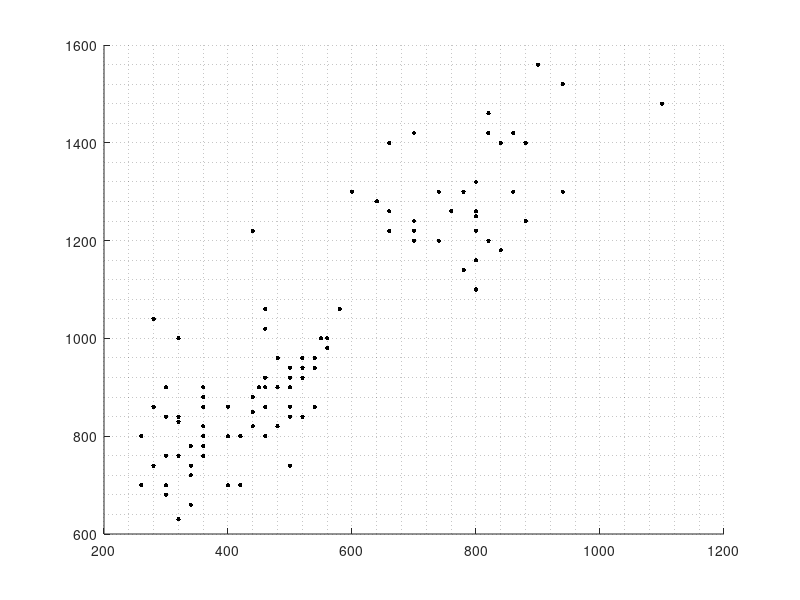

The MATLAB source for this figure: (Note: this script raises an error after producing the figure.)
%% K-means

clear all
close all
myGreen = [0 0.5 0];

a_total = load('a.txt');
o_total = load('o.txt');
u_total = load('u.txt');

%% Separo en test y train
% a
ind_perm = randperm(length(a_total));	% Entreno en cada corrida con otras muestras
a_train = a_total(ind_perm(1:35),1:2);
a_test = a_total(ind_perm(36:end),1:2);
% o
ind_perm = randperm(length(o_total));	% Entreno en cada corrida con otras muestras
o_train = o_total(ind_perm(1:35),1:2);
o_test = o_total(ind_perm(36:end),1:2);
% u
ind_perm = randperm(length(u_total));	% Entreno en cada corrida con otras muestras
u_train = u_total(ind_perm(1:35),1:2);
u_test = u_total(ind_perm(36:end),1:2);

%% Gráficos conjunto de puntos
train = [a_train;o_train;u_train];

% Hago el 'scatter' de las muestras sin clasificar
figure
hold on
plot(train(:,1), train(:,2),'k.', 'MarkerSize', 10)
grid minor
close

%% Entrenamiento:
%1) inicialización con puntos: usar 5 puntos de train con etiquetas para inicializar la media:
% Inicialización supervisada
%[a,b,c,d,e,f,g,h,i] = inicializacion(train, [5], length(a_train));
% Inicialización no supervisada (random)
[a,b,c,d,e,f,g,h,i] = inicializacion(train, [5;'r'], length(a_train));

covg = d + e + f / 3;

%% iteraciones:
% Medias de las clases
ma = a;
mo = b;
mu = c;

% Label
real_label = [ones(length(a_train),1);2*ones(length(o_train),1);3*ones(length(u_train),1)];

distorsion(1) = 600;		% La distorsión inicial pongo inf para que arranque el algoritmo
distorsion(2) = 400;	% Siendo la segunda MUY grande
n = 2;									% Se inicializa con 2 porque ya cargué 2 distorsiones
limdist = 0.01;

%% Preparo el gráfico

figure(1); hold on;
% Medias con X
plot(ma(1),ma(2), 'rx','MarkerSize',10);
plot(mo(1),mo(2),'x','color',myGreen,'MarkerSize',10);
plot(mu(1),mu(2), 'bx','MarkerSize',10);
% Puntos bien clasificados
plot(train(:,1).*(real_label==1), train(:,2).*(real_label==1), 'r.', 'MarkerSize',10);
plot(train(:,1).*(real_label==2), train(:,2).*(real_label==2), '.', 'color', myGreen, 'MarkerSize',10);
plot(train(:,1).*(real_label==3), train(:,2).*(real_label==3), 'b.', 'MarkerSize',10);
titles = 'Iteracion ';
title([titles, '0']);

bool_plot = 1;

while ( (abs(distorsion(n-1) - distorsion(n)) > limdist) )
	for k = 1:length(train)
		dist = [train(k,:)-ma; train(k,:)-mo; train(k,:)-mu]; % Calculo la distancia del punto a cada media
		dist = vecnorm(dist');	% Uso vecnorm que me hace la norma, suponiendo que es un arreglo de vectores
		[val, label(k)] = min(dist);	% El que tenga distancia mínima es al que le asigno esa clase
	end

	% Recalculo la media
	ma = sum(train.*(label==1)')/(sum(label==1));
	mo = sum(train.*(label==2)')/(sum(label==2));
	mu = sum(train.*(label==3)')/(sum(label==3));

	% Recalculo la distorsión
	distorsion_a = sum(vecnorm(((train-ma).*(label==1)')'))/(sum(label==1));
	distorsion_o = sum(vecnorm(((train-mo).*(label==2)')'))/(sum(label==2));
	distorsion_u = sum(vecnorm(((train-mu).*(label==3)')'))/(sum(label==3));
	distorsion(n+1) = distorsion_a + distorsion_o + distorsion_u;

	if(bool_plot)
		% Grafico
		figure(n)
		hold on

		% Medias
		plot(ma(1),ma(2), 'rx','MarkerSize',10);
		plot(mo(1),mo(2),'x','color',myGreen,'MarkerSize',10);
		plot(mu(1),mu(2), 'bx','MarkerSize',10);

		% Puntos reales
		plot(train(:,1).*(real_label==1), train(:,2).*(real_label==1), 'r.', 'MarkerSize',10);
		plot(train(:,1).*(real_label==2), train(:,2).*(real_label==2), '.', 'color', myGreen, 'MarkerSize',10);
		plot(train(:,1).*(real_label==3), train(:,2).*(real_label==3), 'b.', 'MarkerSize',10);

		% Puntos clasificados
		plot(train(:,1).*(label==1)', train(:,2).*(label==1)', 'ro', 'MarkerSize',10);
		plot(train(:,1).*(label==2)', train(:,2).*(label==2)', 'o', 'color', myGreen, 'MarkerSize',10);
		plot(train(:,1).*(label==3)', train(:,2).*(label==3)', 'bo', 'MarkerSize',10);

		xlabel('Primer formante [Hz]');
		ylabel('Segundo formante [Hz]');
		title([titles, num2str(n-1)]);
	end

	n = n+1;
end

%close all


%% Plots de datos tras entrenamiento
% para las elipses!
cova = estim_sigma(train.*(label==1)', ma, sum(label==1));
covo = estim_sigma(train.*(label==2)', mo, sum(label==2));
covu = estim_sigma(train.*(label==3)', mu, sum(label==3));
theta = linspace(0, 2*pi, 100);
rot = [sin(theta); cos(theta)];

elipsea = (chol(cova)' * rot)' + ma;
elipseo = (chol(covo)' * rot)' + mo;
elipseu = (chol(covu)' * rot)' + mu;

% Gráfico
figure()
hold on

% Medias
plot(ma(1),ma(2), 'rx','MarkerSize',10);
plot(mo(1),mo(2),'x','color',myGreen,'MarkerSize',10);
plot(mu(1),mu(2), 'bx','MarkerSize',10);

% Puntos encontrados
plot(train(:,1).*(label==1)', train(:,2).*(label==1)', 'ro');
plot(train(:,1).*(label==2)', train(:,2).*(label==2)', 'o', 'color', myGreen);
plot(train(:,1).*(label==3)', train(:,2).*(label==3)', 'bo');

% Elipses
plot(elipsea(:,1), elipsea(:,2), 'r')
plot(elipseo(:,1), elipseo(:,2), 'color', myGreen)
plot(elipseu(:,1), elipseu(:,2), 'b')


%% Plot distorsion
tdis = 1:length(distorsion);
tdis -= 2;
figure
plot(tdis, distorsion);
title('Distorsión en función de las iteraciones');
xlabel('Iteración');
ylabel('Distorsión');


%% Test
test = [a_test;o_test;u_test];
test_real_label = [ones(length(a_test),1);2*ones(length(o_test),1);3*ones(length(u_test),1)];
test_real_label = test_real_label';

NA = sum(label==1);
NO = sum(label==2);
NU = sum(label==3);
N = length(label);

% ¿Debería en cada iteración sumarle al NX que corresponda?
for i=1:length(test)
		disc(i,1) = discriminante(test(i,:), ma, cova, log(NA/N));
		disc(i,2) = discriminante(test(i,:), mo, covo, log(NO/N));
		disc(i,3) = discriminante(test(i,:), mu, covu, log(NU/N));
		[a,b] = max(disc(i,:));
		test_label(i) = b;
end

% Gráfico
figure()
hold on

% Medias
plot(ma(1),ma(2), 'rx','MarkerSize',15);
plot(mo(1),mo(2),'x','color',myGreen,'MarkerSize',15);
plot(mu(1),mu(2), 'bx','MarkerSize',15);

% Puntos encontrados
plot(test(:,1).*(test_label==1)', test(:,2).*(test_label==1)', 'ro','MarkerSize',10);
plot(test(:,1).*(test_label==2)', test(:,2).*(test_label==2)', 'o', 'color', myGreen,'MarkerSize',10);
plot(test(:,1).*(test_label==3)', test(:,2).*(test_label==3)', 'bo','MarkerSize',10);

% Puntos reales
plot(test(:,1).*(test_real_label==1)', test(:,2).*(test_real_label==1)', 'r.','MarkerSize',10);
plot(test(:,1).*(test_real_label==2)', test(:,2).*(test_real_label==2)', '.', 'color', myGreen,'MarkerSize',10);
plot(test(:,1).*(test_real_label==3)', test(:,2).*(test_real_label==3)', 'b.','MarkerSize',10);



ErrorRatio = sum(test_label==test_real_label)*100/length(test_label)

title(['Test con ErrorRatio de ' num2str(ErrorRatio,4) '%'])

